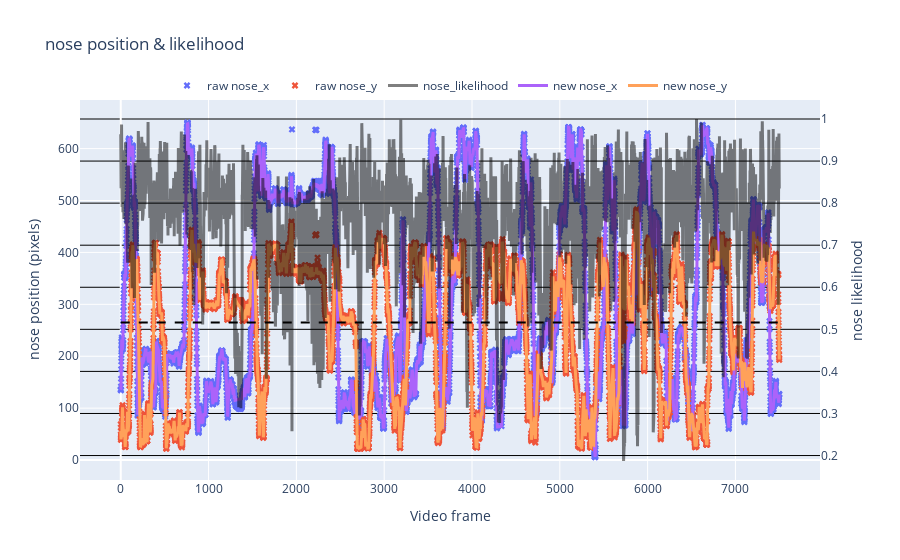

The notebook cell this image was saved under:
### Markdown cell above
---
#### 6. Now that we have our file, lets test our processing parameters in an example video

### Code cell
df_smooth = rst.filter_and_smooth_df(params, df_raw)

rst.plot_raw_vs_smooth(params, df_raw, df_smooth, bodypart='nose')

### Figure 1 — Plotly figure (JSON) as saved in the notebook; plotly's stock layout.template omitted (floating-point values rounded to 4 significant figures; data arrays with more than 128 entries replaced by an {"elided": "..."} marker saying what was removed)
{"data": [{"marker": {"size": 6, "symbol": "x"}, "mode": "markers", "name": "raw nose_x", "type": "scatter", "x": {"elided": "7500 int values"}, "y": {"elided": "7500 float values"}}, {"marker": {"size": 6, "symbol": "x"}, "mode": "markers", "name": "raw nose_y", "type": "scatter", "x": {"elided": "7500 int values"}, "y": {"elided": "7500 float values"}}, {"line": {"color": "black", "width": 3}, "name": "nose_likelihood", "opacity": 0.5, "type": "scatter", "x": {"elided": "7500 int values"}, "y": {"elided": "7500 float values"}, "yaxis": "y2"}, {"line": {"width": 3}, "name": "new nose_x", "type": "scatter", "x": {"elided": "7500 int values"}, "y": {"elided": "7500 float values"}}, {"line": {"width": 3}, "name": "new nose_y", "type": "scatter", "x": {"elided": "7500 int values"}, "y": {"elided": "7500 float values"}}], "layout": {"legend": {"orientation": "h", "x": 0.5, "xanchor": "center", "y": 1, "yanchor": "bottom"}, "shapes": [{"line": {"color": "black", "dash": "dash"}, "type": "line", "x0": 0, "x1": 7499, "y0": 0.5161, "y1": 0.5161, "yref": "y2"}], "title": {"text": "nose position & likelihood"}, "xaxis": {"title": {"text": "Video frame"}}, "yaxis": {"title": {"text": "nose position (pixels)"}}, "yaxis2": {"gridcolor": "black", "overlaying": "y", "side": "right", "title": {"text": "nose likelihood"}}}}
